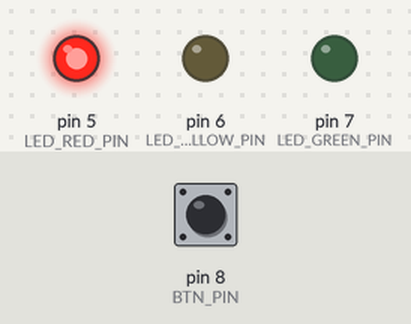
Recording of a program running on a simulated Arduino Uno, built with avr-gcc and run on an emulated ATmega328P. Parts: output pins drawn as LEDs (lit = HIGH). Dashed ring = blinking. The inputs (shaded band) are chosen by the test bench; at power-on: pin 8 (BTN_PIN) LOW.

Above: at 1.2 s.
1.3 s: pin 8 (BTN_PIN) pulled HIGH for 0.15 s
At 1.58 s:
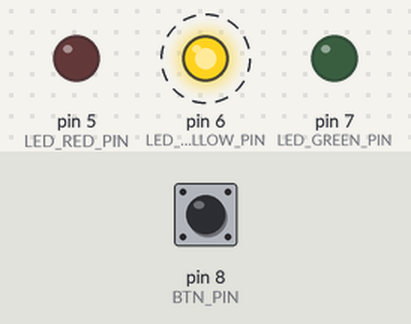
4.3 s: pin 8 (BTN_PIN) pulled HIGH for 1 s
At 5.7 s:
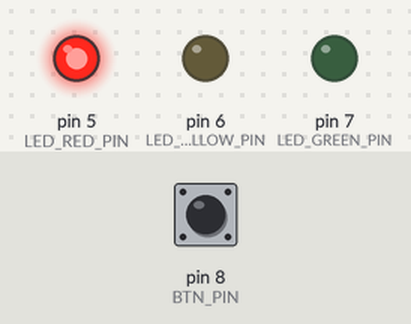
8.3 s: pin 8 (BTN_PIN) pulled HIGH for 3.2 s
At 9.1 s:
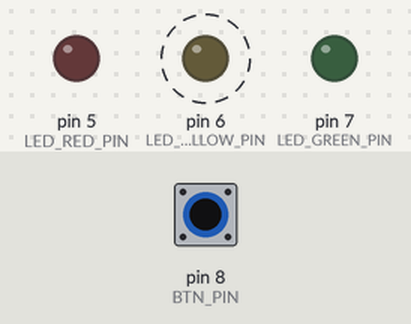
13.0 s: pin 8 (BTN_PIN) pulled HIGH for 0.15 s
At 18.5 s:
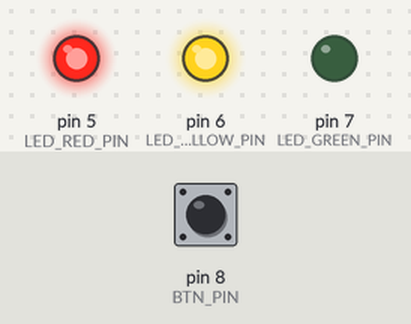
Timing chart, 0 to 21.5 s (numbered marks = the images above; inputs shaded):
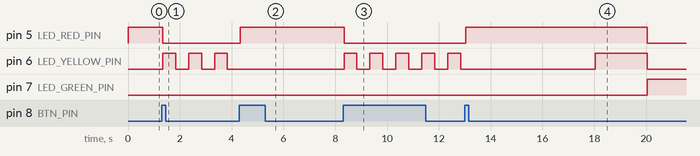

Measured:
- after the input at 1.3 s, pin 5 (LED_RED_PIN): HIGH → LOW at once; pin 6 (LED_YELLOW_PIN): alternates HIGH for 0.50 s and LOW for 0.50 s, starting at once
- after the input at 4.3 s, pin 5 (LED_RED_PIN): LOW → HIGH at once; pin 6 (LED_YELLOW_PIN): stops changing and stays LOW
- after the input at 8.3 s, pin 5 (LED_RED_PIN): HIGH → LOW after 0.04 s instead of 3.0 s; pin 7 (LED_GREEN_PIN): stays LOW (without the input it goes to HIGH after 3.0 s)
- after the input at 13.0 s, pin 5 (LED_RED_PIN): LOW → HIGH at once, → LOW 7.0 s later; pin 7 (LED_GREEN_PIN): LOW → HIGH after 7.0 s

The program:

main.cpp
```cpp
#include <Arduino.h>

#define LED_RED_PIN 5
#define LED_YELLOW_PIN 6
#define LED_GREEN_PIN 7
#define BTN_PIN 8
#define BAUDRATE 115200

enum class Mode {
  Normal,
  Emergency,
};

enum class NormalState {
  Red,
  RedYellow,
  Green,
  GreenBlink,
  Yellow,
};

// Timings in milliseconds
constexpr unsigned long RED_MS = 5000;
constexpr unsigned long RED_YELLOW_MS = 2000;
constexpr unsigned long GREEN_MS = 7000;
constexpr unsigned long GREEN_BLINK_TOGGLE_MS = 500;
constexpr uint8_t GREEN_BLINK_CYCLES = 3;
constexpr unsigned long YELLOW_MS = 1000;
constexpr unsigned long EMERGENCY_BLINK_MS = 500;

constexpr unsigned long BUTTON_DEBOUNCE_MS = 40;

Mode mode = Mode::Normal;
NormalState normalState = NormalState::Red;

unsigned long stateStartedAt = 0;
unsigned long emergencyToggledAt = 0;
bool emergencyYellowOn = false;

unsigned long greenBlinkToggledAt = 0;
uint8_t greenBlinkTogglesDone = 0;
bool greenBlinkLedOn = false;

bool lastButtonSample = LOW;
bool stableButtonState = LOW;
unsigned long buttonLastChangedAt = 0;

void setLeds(bool red, bool yellow, bool green) {
  digitalWrite(LED_RED_PIN, red ? HIGH : LOW);
  digitalWrite(LED_YELLOW_PIN, yellow ? HIGH : LOW);
  digitalWrite(LED_GREEN_PIN, green ? HIGH : LOW);
}

void enterNormalState(NormalState next, unsigned long now) {
  normalState = next;
  stateStartedAt = now;

  switch (normalState) {
    case NormalState::Red:
      setLeds(true, false, false);
      break;
    case NormalState::RedYellow:
      setLeds(true, true, false);
      break;
    case NormalState::Green:
      setLeds(false, false, true);
      break;
    case NormalState::GreenBlink:
      greenBlinkToggledAt = now;
      greenBlinkTogglesDone = 0;
      greenBlinkLedOn = true;
      setLeds(false, false, true);
      break;
    case NormalState::Yellow:
      setLeds(false, true, false);
      break;
  }
}

void switchMode(Mode nextMode, unsigned long now) {
  mode = nextMode;

  if (mode == Mode::Normal) {
    enterNormalState(NormalState::Red, now);
  } else {
    emergencyToggledAt = now;
    emergencyYellowOn = true;
    setLeds(false, true, false);
  }
}

void updateButton(unsigned long now) {
  bool sample = digitalRead(BTN_PIN);

  if (sample != lastButtonSample) {
    lastButtonSample = sample;
    buttonLastChangedAt = now;
  }

  if ((now - buttonLastChangedAt) >= BUTTON_DEBOUNCE_MS && sample != stableButtonState) {
    stableButtonState = sample;

    // External pulldown: pressed == HIGH
    if (stableButtonState == HIGH) {
      Mode next = (mode == Mode::Normal) ? Mode::Emergency : Mode::Normal;
      switchMode(next, now);
    }
  }
}

void updateNormalMode(unsigned long now) {
  switch (normalState) {
    case NormalState::Red:
      if ((now - stateStartedAt) >= RED_MS) {
        enterNormalState(NormalState::RedYellow, now);
      }
      break;

    case NormalState::RedYellow:
      if ((now - stateStartedAt) >= RED_YELLOW_MS) {
        enterNormalState(NormalState::Green, now);
      }
      break;

    case NormalState::Green:
      if ((now - stateStartedAt) >= GREEN_MS) {
        enterNormalState(NormalState::GreenBlink, now);
      }
      break;

    case NormalState::GreenBlink:
      if ((now - greenBlinkToggledAt) >= GREEN_BLINK_TOGGLE_MS) {
        greenBlinkToggledAt = now;
        greenBlinkLedOn = !greenBlinkLedOn;
        setLeds(false, false, greenBlinkLedOn);
        greenBlinkTogglesDone++;

        if (greenBlinkTogglesDone >= GREEN_BLINK_CYCLES * 2) {
          enterNormalState(NormalState::Yellow, now);
        }
      }
      break;

    case NormalState::Yellow:
      if ((now - stateStartedAt) >= YELLOW_MS) {
        enterNormalState(NormalState::Red, now);
      }
      break;
  }
}

void updateEmergencyMode(unsigned long now) {
  if ((now - emergencyToggledAt) >= EMERGENCY_BLINK_MS) {
    emergencyToggledAt = now;
    emergencyYellowOn = !emergencyYellowOn;
    setLeds(false, emergencyYellowOn, false);
  }
}

void setup() {
  Serial.begin(BAUDRATE);

  pinMode(LED_RED_PIN, OUTPUT);
  pinMode(LED_YELLOW_PIN, OUTPUT);
  pinMode(LED_GREEN_PIN, OUTPUT);
  pinMode(BTN_PIN, INPUT);

  unsigned long now = millis();
  enterNormalState(NormalState::Red, now);

  lastButtonSample = digitalRead(BTN_PIN);
  stableButtonState = lastButtonSample;
  buttonLastChangedAt = now;
}

void loop() {
  unsigned long now = millis();

  updateButton(now);

  if (mode == Mode::Normal) {
    updateNormalMode(now);
  } else {
    updateEmergencyMode(now);
  }
}
```
